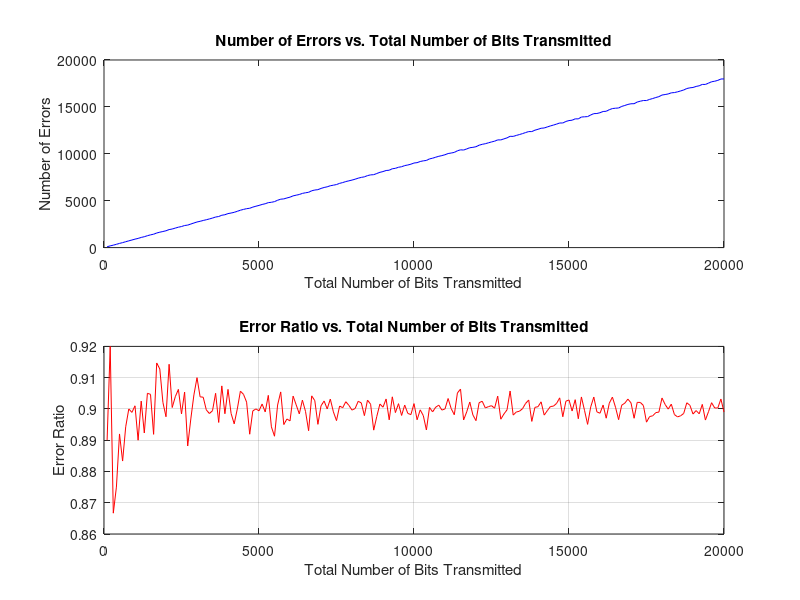

Here is the MATLAB script that generated this plot:
% Simulation parameters
err = 0.9; % Error probability = 0.(length of my first name = Santrupti)
range = 100:100:20000; % Range of total bits transmitted from 100-20000 in steps of 100

% Preallocate arrays for storing results
num_errors = zeros(length(range), 1);
error_ratios = zeros(length(range), 1);

% Simulation
for i = 1:length(range)
    total_bits = range(i);
    
    % Generate a sequence of binary digits (0s and 1s) with equal probability
    transmitted_sequence = randi([0, 1], total_bits, 1);
    
    % Simulate the binary symmetric channel with error probability 0.9
    received_sequence = transmitted_sequence;
    flip_probabilities = rand(total_bits, 1);
    received_sequence(flip_probabilities < err) = ~transmitted_sequence(flip_probabilities < err);
    
    % Calculate the number of errors (flipped bits)
    num_errors(i) = sum(transmitted_sequence ~= received_sequence);
    
    % Calculate the error ratio
    error_ratios(i) = num_errors(i) / total_bits;
end

% Plotting the results
figure;

% Plot the number of errors vs. the total number of bits transmitted
subplot(2, 1, 1);
plot(range, num_errors, 'b-');
xlabel('Total Number of Bits Transmitted');
ylabel('Number of Errors');
title('Number of Errors vs. Total Number of Bits Transmitted');

% Plot the error ratio vs. the total number of bits transmitted
subplot(2, 1, 2);
plot(range, error_ratios, 'r-');
xlabel('Total Number of Bits Transmitted');
ylabel('Error Ratio');
title('Error Ratio vs. Total Number of Bits Transmitted');

% Display the plots
grid on;
